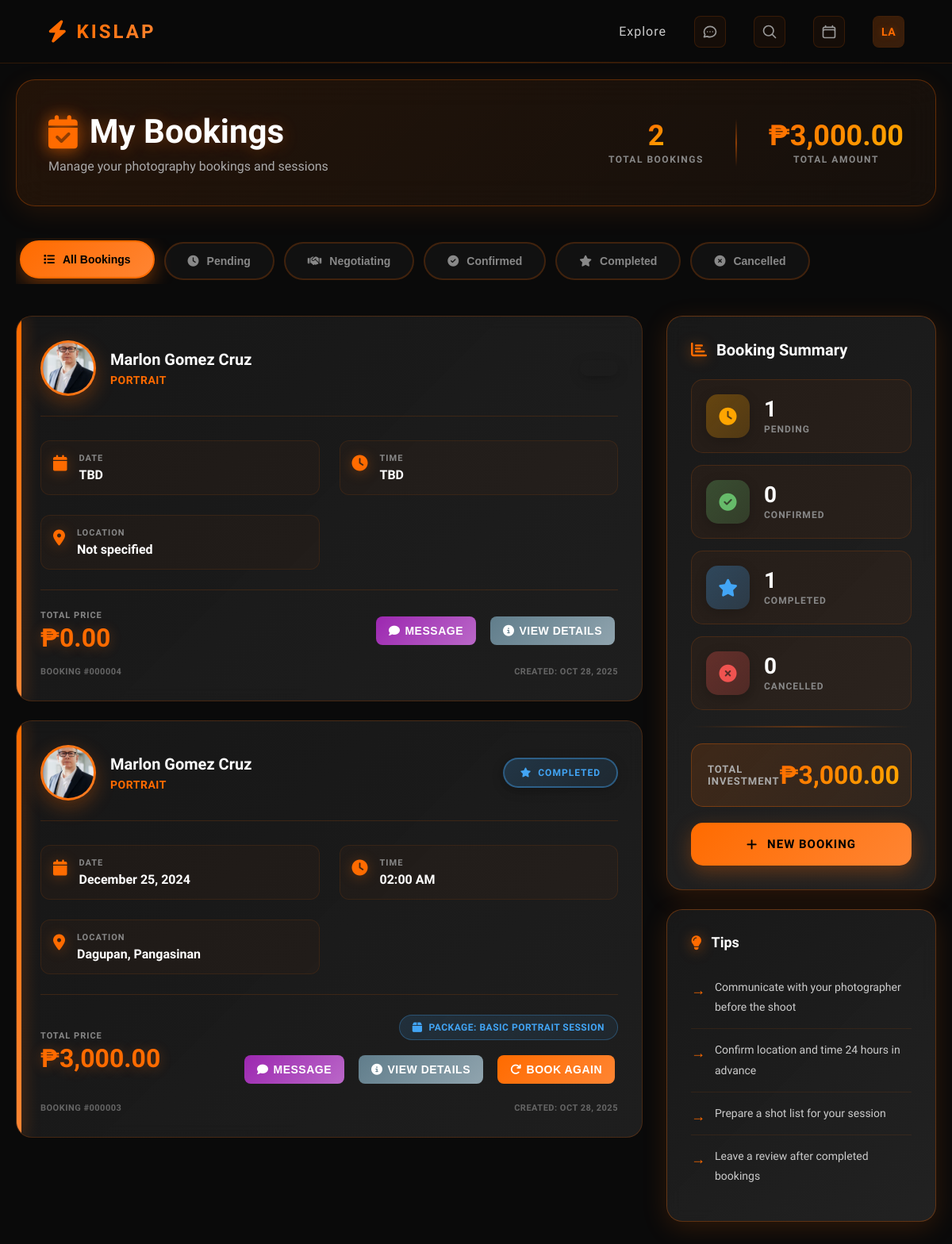
Page /index.php?controller=Home&action=bookings (signed in) on the committed database.
### tables this page shows
CREATE TABLE `ai_temp_bookings` (
  `temp_booking_id` int(11) NOT NULL,
  `conversation_id` int(11) NOT NULL,
  `worker_id` int(11) NOT NULL,
  `package_id` int(11) DEFAULT NULL,
  `package_selection` int(11) DEFAULT NULL,
  `event_type` varchar(100) DEFAULT NULL,
  `event_date` date DEFAULT NULL,
  `event_time` time DEFAULT NULL,
  `event_location` text DEFAULT NULL,
  `budget` decimal(10,2) DEFAULT NULL,
  `worker_proposed_price` decimal(10,2) DEFAULT NULL,
  `final_price` decimal(10,2) DEFAULT NULL,
  `special_requests` text DEFAULT NULL,
  `worker_proposed_date` date DEFAULT NULL,
  `worker_proposed_time` time DEFAULT NULL,
  `worker_notes` text DEFAULT NULL,
  `deposit_amount` decimal(10,2) DEFAULT NULL,
  `deposit_paid` tinyint(1) DEFAULT 0,
  `deposit_paid_at` timestamp NULL DEFAULT NULL,
  `full_payment_paid` tinyint(1) DEFAULT 0,
  `full_payment_paid_at` timestamp NULL DEFAULT NULL,
  `completed_at` timestamp NULL DEFAULT NULL,
  `rated_at` timestamp NULL DEFAULT NULL,
  `cancellation_reason` text DEFAULT NULL,
  `cancelled_by` enum('user','worker','system') DEFAULT NULL,
  `created_at` timestamp NOT NULL DEFAULT current_timestamp(),
  `updated_at` timestamp NOT NULL DEFAULT current_timestamp() ON UPDATE current_timestamp()
);

CREATE TABLE `workers` (
  `worker_id` int(11) NOT NULL,
  `application_id` int(11) DEFAULT NULL,
  `status` enum('active','suspended','banned') NOT NULL DEFAULT 'active',
  `lastName` varchar(100) NOT NULL,
  `firstName` varchar(100) NOT NULL,
  `middleName` varchar(100) DEFAULT NULL,
  `email` varchar(255) NOT NULL,
  `phoneNumber` varchar(20) NOT NULL,
  `password` varchar(255) NOT NULL,
  `address` text DEFAULT NULL,
  `specialty` varchar(100) DEFAULT NULL,
  `experience_years` int(11) DEFAULT 0,
  `bio` text DEFAULT NULL,
  `profile_photo` varchar(255) DEFAULT NULL,
  `total_ratings` int(11) DEFAULT 0,
  `total_bookings` int(11) DEFAULT 0,
  `total_earnings` decimal(10,2) DEFAULT 0.00,
  `created_at` timestamp NOT NULL DEFAULT current_timestamp(),
  `updated_at` timestamp NOT NULL DEFAULT current_timestamp() ON UPDATE current_timestamp(),
  `average_rating` decimal(3,2) DEFAULT 0.00
);

CREATE TABLE `conversations` (
  `conversation_id` int(11) NOT NULL,
  `user_id` int(11) NOT NULL,
  `worker_id` int(11) NOT NULL,
  `type` enum('ai','direct') DEFAULT 'direct',
  `booking_status` enum('pending_ai','pending_worker','pending_confirmation','negotiating','confirmed','awaiting_deposit','deposit_paid','in_progress','awaiting_final_payment','completed','rated','cancelled','requires_info') DEFAULT 'pending_ai',
  `created_at` timestamp NOT NULL DEFAULT current_timestamp(),
  `updated_at` timestamp NOT NULL DEFAULT current_timestamp() ON UPDATE current_timestamp()
);

CREATE TABLE `packages` (
  `package_id` int(11) NOT NULL,
  `worker_id` int(11) NOT NULL,
  `name` varchar(100) NOT NULL,
  `description` text DEFAULT NULL,
  `price` decimal(10,2) NOT NULL,
  `duration_hours` int(11) DEFAULT NULL,
  `photo_count` int(11) DEFAULT NULL,
  `delivery_days` int(11) DEFAULT NULL,
  `status` enum('active','inactive') DEFAULT 'active',
  `created_at` timestamp NOT NULL DEFAULT current_timestamp(),
  `updated_at` timestamp NOT NULL DEFAULT current_timestamp() ON UPDATE current_timestamp()
);

### views/home/bookings.php (the view, shortened to what the rows shown need)
<?php
$bookings = $bookings ?? [];
?>
<!DOCTYPE html>
<html lang="en">
<head>
    <link href="https://cdnjs.cloudflare.com/ajax/libs/font-awesome/6.4.0/css/all.min.css" rel="stylesheet">
    <link rel="stylesheet" href="/Kislap/public/css/style.css" type="text/css">
    <link rel="stylesheet" href="/Kislap/public/css/bookings.css" type="text/css">
</head>
<body>
<?php  require __DIR__ . '/../shared/navbar.php'; ?>
<div class="bookings-container">
    <div class="page-header">
        <div class="header-content">
            <h1><i class="fas fa-calendar-check"></i> My Bookings</h1>
        </div>
    </div>
    <div class="bookings-wrapper">
        <div class="bookings-list">
            <?php if (empty($bookings)): ?>
                <div class="empty-state">
                    <i class="fas fa-calendar-times"></i>
                    <h3>No bookings yet</h3>
                    <p>Start booking talented photographers for your special moments!</p>
                    <a href="/Kislap/index.php?controller=Customer&action=browse" class="btn-browse">
                        <i class="fas fa-search"></i> Browse Photographers
                    </a>
                </div>
            <?php else: ?>
                <?php foreach ($bookings as $booking): ?>
                    <?php
                    $conversationId = $booking['conversation_id'] ?? 0;
                    $photographerName = $booking['photographer_name'] ?? 'Unknown Photographer';
                    $photographerAvatar = $booking['photographer_photo'] ?? '';
                    $serviceType = $booking['event_type'] ?? 'Photography Session';
                    $bookingDate = $booking['event_date'] ?? '';
                    $bookingTime = $booking['event_time'] ?? '';
                    $location = $booking['event_location'] ?? 'Not specified';
                    $price = $booking['final_price'] ?? $booking['budget'] ?? $booking['package_price'] ?? 0;
                    $status = $booking['booking_status'] ?? 'pending';
                    $createdAt = $booking['created_at'] ?? '';
                    $packageName = $booking['package_name'] ?? null;
                    $photographerSpecialty = $booking['photographer_specialty'] ?? '';
                    $displayStatus = $status;
                    switch($status) {
                        case 'completed':
                        case 'rated':
                            $displayStatus = 'completed';
                            break;
                    }
                    $statusClass = '';
                    $statusIcon = '';
                    switch($displayStatus) {
                        case 'completed':
                            $statusClass = 'status-completed';
                            $statusIcon = 'fa-star';
                            break;
                    }
                    ?>
                    <div class="booking-card" data-status="<?php echo $displayStatus; ?>">
                        <div class="booking-header">
                            <div class="photographer-info">
                                <div class="photographer-avatar">
                                    <?php if ($photographerAvatar): ?>
                                        <img src="<?php echo htmlspecialchars($photographerAvatar); ?>" alt="<?php echo htmlspecialchars($photographerName); ?>">
                                    <?php else: ?>
                                        <?php echo strtoupper(substr($photographerName, 0, 2)); ?>
                                    <?php endif; ?>
                                </div>
                                <div class="photographer-details">
                                    <h3><?php echo htmlspecialchars($photographerName); ?></h3>
                                    <p class="service-type"><?php echo htmlspecialchars($photographerSpecialty ? ucwords(str_replace('_', ' ', $photographerSpecialty)) : $serviceType); ?></p>
                                </div>
                            </div>
                            <div class="booking-status <?php echo $statusClass; ?>">
                                <i class="fas <?php echo $statusIcon; ?>"></i>
                                <span><?php echo ucfirst($displayStatus); ?></span>
                            </div>
                        </div>
                        <div class="booking-details">
                            <div class="detail-item">
                                <i class="fas fa-calendar"></i>
                                <div class="detail-content">
                                    <span class="detail-label">Date</span>
                                    <span class="detail-value"><?php echo $bookingDate ? date('F d, Y', strtotime($bookingDate)) : 'TBD'; ?></span>
                                </div>
                            </div>
                            <div class="detail-item">
                                <i class="fas fa-clock"></i>
                                <div class="detail-content">
                                    <span class="detail-label">Time</span>
                                    <span class="detail-value"><?php echo $bookingTime ? date('h:i A', strtotime($bookingTime)) : 'TBD'; ?></span>
                                </div>
                            </div>
                            <div class="detail-item">
                                <i class="fas fa-map-marker-alt"></i>
                                <div class="detail-content">
                                    <span class="detail-label">Location</span>
                                    <span class="detail-value"><?php echo htmlspecialchars($location); ?></span>
                                </div>
                            </div>
                        </div>
                        <div class="booking-footer">
                            <div class="booking-price">
                                <span class="price-label">Total Price</span>
                                <span class="price-amount">₱<?php echo number_format($price, 2); ?></span>
                            </div>
                            <div class="booking-actions">
                                <?php if ($packageName): ?>
                                    <div class="package-info">
                                        <i class="fas fa-box"></i>
                                        <span>Package: <?php echo htmlspecialchars($packageName); ?></span>
                                    </div>
                                <?php endif; ?>
                                <div class="action-buttons">
                                    <?php if ($status === 'collecting_info' || $status === 'pending_details'): ?>
                                        <button class="btn-action btn-edit" onclick="editBookingDetails(<?php echo $conversationId; ?>)">
                                            <i class="fas fa-edit"></i> Complete Details
                                        </button>
                                        <button class="btn-action btn-message" onclick="openConversation(<?php echo $conversationId; ?>)">
                                            <i class="fas fa-comment"></i> Message
                                        </button>
                                        <button class="btn-action btn-cancel" onclick="cancelBooking(<?php echo $conversationId; ?>)">
                                            <i class="fas fa-times"></i> Cancel
                                        </button>
                                    <?php elseif ($status === 'completed' || $status === 'rated'): ?>
                                        <button class="btn-action btn-message" onclick="openConversation(<?php echo $conversationId; ?>)">
                                            <i class="fas fa-comment"></i> Message
                                        </button>
                                        <button class="btn-action btn-details" onclick="showBookingDetails(<?php echo htmlspecialchars(json_encode($booking)); ?>)">
                                            <i class="fas fa-info-circle"></i> View Details
                                        </button>
                                        <button class="btn-action btn-rebook" onclick="bookAgain(<?php echo $booking['worker_id']; ?>)">
                                            <i class="fas fa-redo"></i> Book Again
                                        </button>
                                    <?php else: ?>
                                        <button class="btn-action btn-message" onclick="openConversation(<?php echo $conversationId; ?>)">
                                            <i class="fas fa-comment"></i> Message
                                        </button>
                                        <button class="btn-action btn-details" onclick="showBookingDetails(<?php echo htmlspecialchars(json_encode($booking)); ?>)">
                                            <i class="fas fa-info-circle"></i> View Details
                                        </button>
                                    <?php endif; ?>
                                </div>
                            </div>
                        </div>
                        <div class="booking-meta">
                            <span class="booking-id">Booking #<?php echo str_pad($conversationId, 6, '0', STR_PAD_LEFT); ?></span>
                            <span class="booking-created">Created: <?php echo $createdAt ? date('M d, Y', strtotime($createdAt)) : 'N/A'; ?></span>
                        </div>
                    </div>
                <?php endforeach; ?>
            <?php endif; ?>
        </div>
    </div>
</div>
</body>
</html>

### rows in the picture
ai_temp_bookings: worker.profile_photo (picture), photographerName "Marlon Gomez Cruz", worker.specialty "PORTRAIT", shows "TBD", event_location "Not specified", price "0.00", conversation "000004", created_at "OCT 28, 2025"
ai_temp_bookings: worker.profile_photo (picture), photographerName "Marlon Gomez Cruz", worker.specialty "PORTRAIT", conversation.booking_status "COMPLETED", event_date "December 25, 2024", event_time "02:00 AM", event_location "Dagupan, Pangasinan", final_price "3,000.00", package.name "BASIC PORTRAIT SESSION", conversation "000003", created_at "OCT 28, 2025"

### other values in the picture
$initials "LA"
$totalBookings "2"
$totalAmount "3,000.00"
$statusCounts['pending'] "1"
$statusCounts['confirmed'] "0"
$statusCounts['completed'] "1"
$statusCounts['cancelled'] "0"
